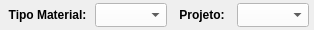
              <widget class="QWidget" name="widget_36" native="true">
               <property name="minimumSize">
                <size>
                 <width>0</width>
                 <height>30</height>
                </size>
               </property>
               <property name="maximumSize">
                <size>
                 <width>16777215</width>
                 <height>30</height>
                </size>
               </property>
               <property name="styleSheet">
                <string notr="true"/>
               </property>
               <layout class="QHBoxLayout" name="horizontalLayout_29">
                <property name="spacing">
                 <number>5</number>
                </property>
                <property name="leftMargin">
                 <number>5</number>
                </property>
                <property name="topMargin">
                 <number>3</number>
                </property>
                <property name="rightMargin">
                 <number>5</number>
                </property>
                <property name="bottomMargin">
                 <number>3</number>
                </property>
                <item>
                 <widget class="QLabel" name="label_78">
                  <property name="minimumSize">
                   <size>
                    <width>85</width>
                    <height>0</height>
                   </size>
                  </property>
                  <property name="maximumSize">
                   <size>
                    <width>85</width>
                    <height>16777215</height>
                   </size>
                  </property>
                  <property name="font">
                   <font>
                    <pointsize>9</pointsize>
                    <weight>75</weight>
                    <bold>true</bold>
                   </font>
                  </property>
                  <property name="text">
                   <string>Tipo Material:</string>
                  </property>
                  <property name="alignment">
                   <set>Qt::AlignCenter</set>
                  </property>
                 </widget>
                </item>
                <item>
                 <widget class="QComboBox" name="combo_Tipo">
                  <property name="sizePolicy">
                   <sizepolicy hsizetype="Preferred" vsizetype="Preferred">
                    <horstretch>0</horstretch>
                    <verstretch>0</verstretch>
                   </sizepolicy>
                  </property>
                  <property name="minimumSize">
                   <size>
                    <width>0</width>
                    <height>0</height>
                   </size>
                  </property>
                  <property name="maximumSize">
                   <size>
                    <width>16777215</width>
                    <height>16777215</height>
                   </size>
                  </property>
                  <property name="font">
                   <font>
                    <pointsize>9</pointsize>
                   </font>
                  </property>
                  <property name="styleSheet">
                   <string notr="true">background-color: rgb(255, 255, 255);
text-align: center;</string>
                  </property>
                 </widget>
                </item>
                <item>
                 <widget class="QLabel" name="label_79">
                  <property name="minimumSize">
                   <size>
                    <width>60</width>
                    <height>0</height>
                   </size>
                  </property>
                  <property name="maximumSize">
                   <size>
                    <width>60</width>
                    <height>16777215</height>
                   </size>
                  </property>
                  <property name="font">
                   <font>
                    <pointsize>9</pointsize>
                    <weight>75</weight>
                    <bold>true</bold>
                   </font>
                  </property>
                  <property name="text">
                   <string>Projeto:</string>
                  </property>
                  <property name="alignment">
                   <set>Qt::AlignCenter</set>
                  </property>
                 </widget>
                </item>
                <item>
                 <widget class="QComboBox" name="combo_Projeto">
                  <property name="sizePolicy">
                   <sizepolicy hsizetype="Preferred" vsizetype="Preferred">
                    <horstretch>0</horstretch>
                    <verstretch>0</verstretch>
                   </sizepolicy>
                  </property>
                  <property name="minimumSize">
                   <size>
                    <width>0</width>
                    <height>0</height>
                   </size>
                  </property>
                  <property name="maximumSize">
                   <size>
                    <width>16777215</width>
                    <height>16777215</height>
                   </size>
                  </property>
                  <property name="font">
                   <font>
                    <pointsize>9</pointsize>
                   </font>
                  </property>
                  <property name="styleSheet">
                   <string notr="true">background-color: rgb(255, 255, 255);
text-align: center;</string>
                  </property>
                 </widget>
                </item>
               </layout>
              </widget>
